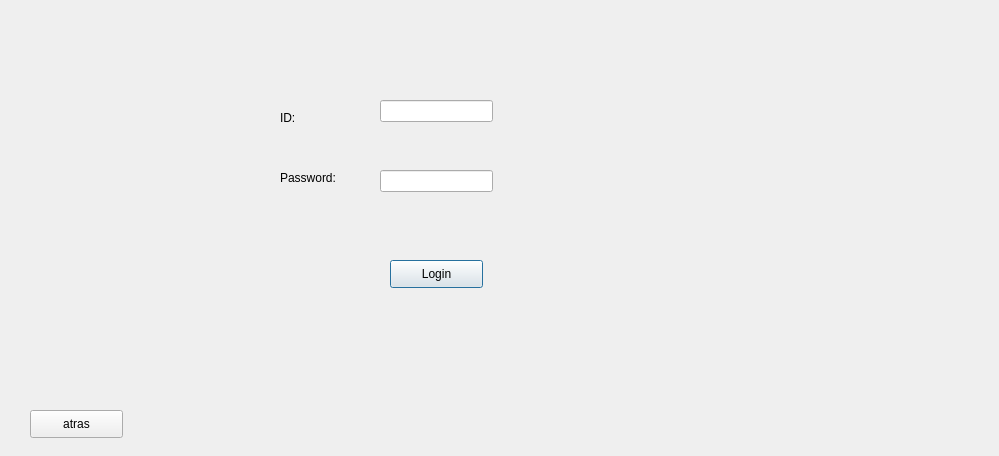
<?xml version="1.0" encoding="UTF-8"?>
<ui version="4.0">
 <class>LoginAdmin</class>
 <widget class="QDialog" name="LoginAdmin">
  <property name="geometry">
   <rect>
    <x>0</x>
    <y>0</y>
    <width>999</width>
    <height>456</height>
   </rect>
  </property>
  <property name="windowTitle">
   <string>Dialog</string>
  </property>
  <widget class="QLineEdit" name="lineEdit_codigo">
   <property name="geometry">
    <rect>
     <x>380</x>
     <y>100</y>
     <width>113</width>
     <height>22</height>
    </rect>
   </property>
  </widget>
  <widget class="QLineEdit" name="lineEdit_password">
   <property name="geometry">
    <rect>
     <x>380</x>
     <y>170</y>
     <width>113</width>
     <height>22</height>
    </rect>
   </property>
  </widget>
  <widget class="QLabel" name="label">
   <property name="geometry">
    <rect>
     <x>280</x>
     <y>110</y>
     <width>55</width>
     <height>16</height>
    </rect>
   </property>
   <property name="text">
    <string>ID:</string>
   </property>
  </widget>
  <widget class="QLabel" name="label_2">
   <property name="geometry">
    <rect>
     <x>280</x>
     <y>170</y>
     <width>71</width>
     <height>16</height>
    </rect>
   </property>
   <property name="text">
    <string>Password:</string>
   </property>
  </widget>
  <widget class="QPushButton" name="pushButton_login">
   <property name="geometry">
    <rect>
     <x>390</x>
     <y>260</y>
     <width>93</width>
     <height>28</height>
    </rect>
   </property>
   <property name="text">
    <string>Login</string>
   </property>
  </widget>
  <widget class="QPushButton" name="pushButton_back">
   <property name="geometry">
    <rect>
     <x>30</x>
     <y>410</y>
     <width>93</width>
     <height>28</height>
    </rect>
   </property>
   <property name="text">
    <string>atras</string>
   </property>
  </widget>
 </widget>
 <resources/>
 <connections/>
</ui>
